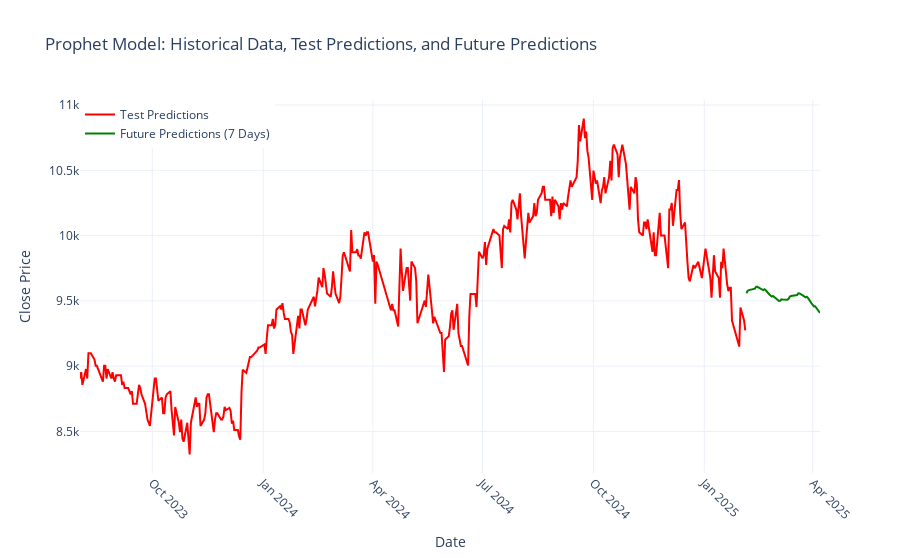

This figure's notebook cell:
### Code cell
import plotly.graph_objects as go

# Plot data historis
fig = go.Figure()
# fig.add_trace(go.Scatter(
#     x=df['ds'], 
#     y=df['y'], 
#     mode='lines', 
#     name='Historical Data',
#     line=dict(color='blue')
# ))

# Plot prediksi pada data test
fig.add_trace(go.Scatter(
    x=df_test['ds'], 
    y=df_test['y'], 
    mode='lines', 
    name='Test Predictions',
    line=dict(color='red')
))

# Plot prediksi 7 hari ke depan
fig.add_trace(go.Scatter(
    x=future_forecast['ds'], 
    y=future_forecast['yhat'], 
    mode='lines', 
    name='Future Predictions (30 Days)',
    line=dict(color='green')
))

# Update layout
fig.update_layout(
    title='Prophet Model: Historical Data, Test Predictions, and Future Predictions',
    xaxis_title='Date',
    yaxis_title='Close Price',
    xaxis=dict(tickangle=45),
    legend=dict(x=0, y=1),
    template="plotly_white"
)

# Show figure
fig.show()

### Figure 1 — Plotly figure (JSON) as saved in the notebook; plotly's stock layout.template omitted (floating-point values rounded to 4 significant figures; data arrays with more than 128 entries replaced by an {"elided": "..."} marker saying what was removed)
{"data": [{"line": {"color": "red"}, "mode": "lines", "name": "Test Predictions", "type": "scatter", "x": {"elided": "362 str values"}, "y": {"elided": "362 float values"}}, {"line": {"color": "green"}, "mode": "lines", "name": "Future Predictions (7 Days)", "type": "scatter", "x": ["2025-02-05T00:00:00", "2025-02-06T00:00:00", "2025-02-07T00:00:00", "2025-02-10T00:00:00", "2025-02-11T00:00:00", "2025-02-12T00:00:00", "2025-02-13T00:00:00", "2025-02-14T00:00:00", "2025-02-17T00:00:00", "2025-02-18T00:00:00", "2025-02-19T00:00:00", "2025-02-20T00:00:00", "2025-02-21T00:00:00", "2025-02-24T00:00:00", "2025-02-25T00:00:00", "2025-02-26T00:00:00", "2025-02-27T00:00:00", "2025-02-28T00:00:00", "2025-03-03T00:00:00", "2025-03-04T00:00:00", "2025-03-05T00:00:00", "2025-03-06T00:00:00", "2025-03-07T00:00:00", "2025-03-10T00:00:00", "2025-03-11T00:00:00", "2025-03-12T00:00:00", "2025-03-13T00:00:00", "2025-03-14T00:00:00", "2025-03-17T00:00:00", "2025-03-18T00:00:00", "2025-03-19T00:00:00", "2025-03-20T00:00:00", "2025-03-21T00:00:00", "2025-03-24T00:00:00", "2025-03-25T00:00:00", "2025-03-26T00:00:00", "2025-03-27T00:00:00", "2025-03-28T00:00:00", "2025-03-31T00:00:00", "2025-04-01T00:00:00", "2025-04-02T00:00:00", "2025-04-03T00:00:00", "2025-04-04T00:00:00", "2025-04-07T00:00:00"], "y": [9559.0, 9578.0, 9582.0, 9588.0, 9589.0, 9594.0, 9608.0, 9608.0, 9593.0, 9585.0, 9582.0, 9589.0, 9581.0, 9549.0, 9538.0, 9533.0, 9538.0, 9530.0, 9506.0, 9500.0, 9500.0, 9512.0, 9511.0, 9509.0, 9510.0, 9516.0, 9533.0, 9537.0, 9540.0, 9540.0, 9545.0, 9558.0, 9557.0, 9540.0, 9532.0, 9527.0, 9532.0, 9522.0, 9482.0, 9467.0, 9458.0, 9459.0, 9446.0, 9407.0]}], "layout": {"autosize": true, "legend": {"x": 0, "y": 1}, "title": {"text": "Prophet Model: Historical Data, Test Predictions, and Future Predictions"}, "xaxis": {"autorange": true, "range": ["2023-08-02", "2025-04-07"], "tickangle": 45, "title": {"text": "Date"}, "type": "date"}, "yaxis": {"autorange": true, "range": [8182.0, 11040.0], "title": {"text": "Close Price"}, "type": "linear"}}}
